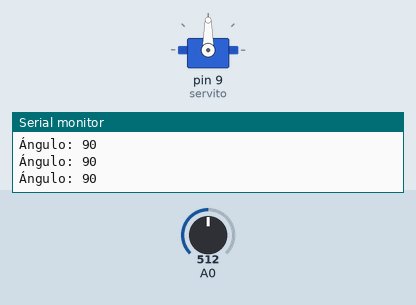
Bench run of a sketch on a simulated Arduino Uno, built with avr-gcc and run on an emulated ATmega328P. Parts: servo, the last lines printed to the serial monitor. The inputs (shaded band) are chosen by the test bench; at power-on: A0 = 512.

Above: at 1.2 s.
1.3 s: A0 set to 552
At 2.5 s:
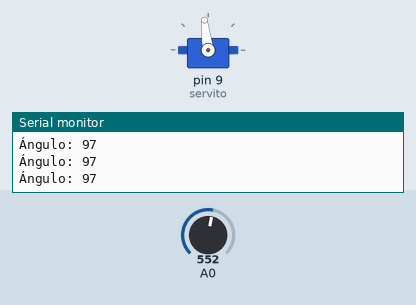
2.8 s: A0 set to 577
At 4.0 s:
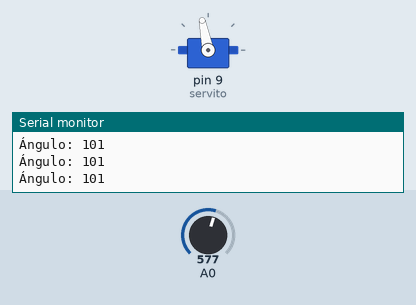
4.3 s: A0 set to 306
At 5.0 s:
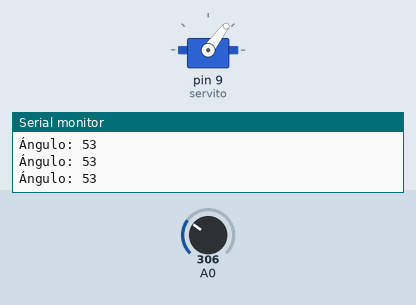
5.8 s: A0 set to 716
At 7.0 s:
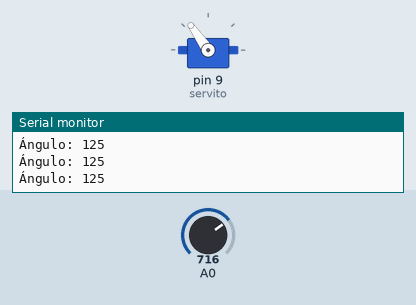
7.3 s: A0 set to 63
At 7.9 s:
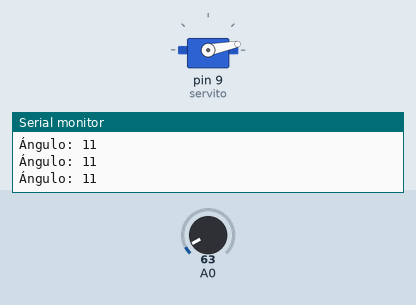
8.8 s: A0 set to 53
At 9.5 s:
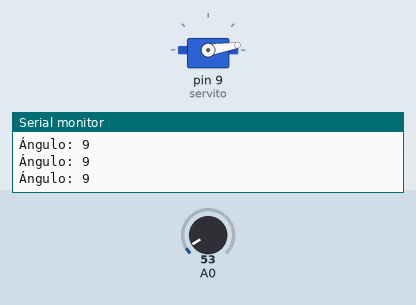
Timing chart, 0 to 11.3 s (numbered marks = the images above; inputs shaded):
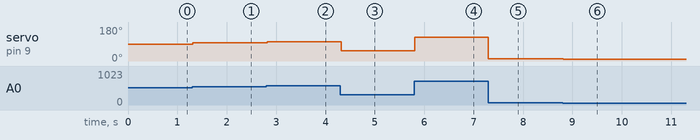

The sketch:

arduinoservo.ino
```cpp
#include <Servo.h>
Servo servito;
int a=0;
void setup() {
  servito.attach(9);
  Serial.begin(9600);
}
void loop() {
  int x=analogRead(A0);
  int a=map(x, 0, 1023, 0, 180); //el mapeo redondea

  servito.write(a);
  Serial.print("Ángulo: ");
  Serial.println(a);
  delay(20);
}
```

Measured:
- after the input at 1.3 s, servo on pin 9 (servito): 90° → 97° at once
- after the input at 2.8 s, servo on pin 9 (servito): 97° → 101° at once
- after the input at 4.3 s, servo on pin 9 (servito): 101° → 53° at once
- after the input at 5.8 s, servo on pin 9 (servito): 53° → 125° at once
- after the input at 7.3 s, servo on pin 9 (servito): 125° → 11° at once
- after the input at 8.8 s, servo on pin 9 (servito): 11° → 9° at once
